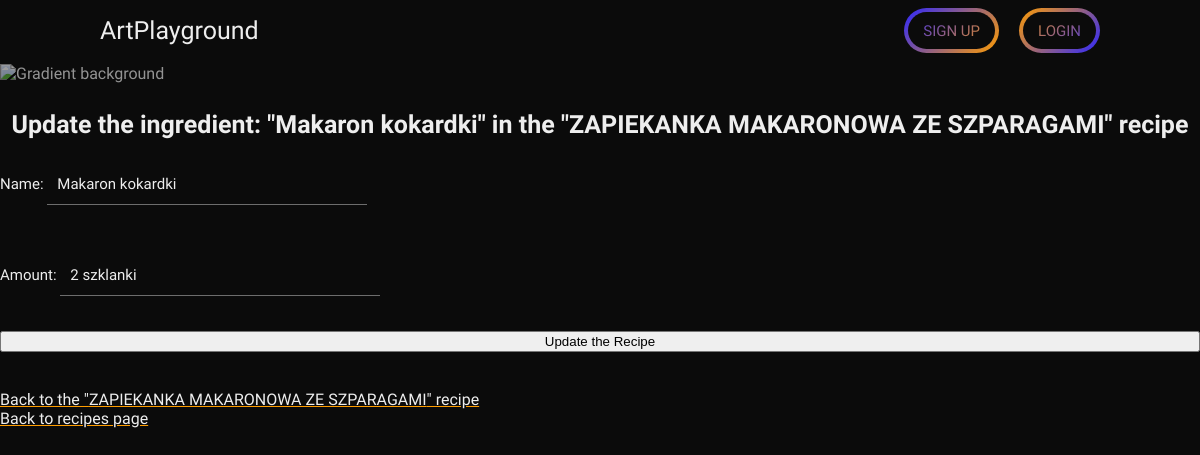
/recipes/update-inredient/42/, run on the app's committed database.
### recipes/models.py (models this page shows, shortened)
class Ingredient(models.Model):
    recipe = models.ForeignKey(Recipe, on_delete=models.CASCADE)
    name = models.CharField(max_length=250)
    amount = models.CharField(max_length=50)

class Recipe(models.Model):
    recipe_author = models.ForeignKey(User, on_delete=models.CASCADE, default=None)
    recipe_name = models.CharField(max_length=250)
    time = models.IntegerField()  # hours - 1,5 should give user 1h30min
    cuisine = models.CharField(choices=CUISINE_COUNTRIES, max_length=50)
    meal_type = models.CharField(choices=MEALS, max_length=50)
    recipe_image = models.ImageField(upload_to="recipes/")

### recipes/views.py (the view)
# urls.py: path('update-inredient/<int:pk>/', IngredientUpdateView.as_view(), name="ingredient_update"),
class IngredientUpdateView(UpdateView):
    model = Ingredient
    fields = [
            "name",
            "amount",
        ]
    success_url = reverse_lazy("success_page")

### recipes/templates/recipes/ingredient_form.html
{% extends 'base_layout.html' %} {% block title %} Update the ingredient: {{ingredient.name}}{%endblock%}
{%block content %}
<h3>Update the ingredient: "{{ingredient.name}}" in the "{{ingredient.recipe.recipe_name}}" recipe</h3>
<form method="post" enctype="multipart/form-data">
  {% csrf_token %} {{ form.as_p }}
  <button type="submit">Update the Recipe</button>
</form>
<br />
<br />
<a href="{% url 'recipe_detail' ingredient.recipe.pk %}">Back to the "{{ingredient.recipe.recipe_name}}" recipe </a><br />
<a href="{% url 'recipes' %}">Back to recipes page</a><br />
{% endblock %}

### static/css/style.css (style rules this page uses)
body { background-color: #0B0B0B; color: #EEE; font-family: "Ubuntu", sans-serif; padding: 0; margin: 0; }
body main > h1, body main > h2, body main > h3, body main > h4 { text-align: center; }
body h1, body h2, body h3, body h4 { text-decoration: none; line-height: 1.25em; margin: 0.35em 0; color: #EEE; }
body h3 { font-size: 25px; }
body span, body p { font-size: 15px; }
body a { line-height: 15px; color: #EEE; text-decoration-color: #ff9d00; }
form { display: grid; grid-template-columns: 1fr; grid-template-rows: auto; row-gap: 20px; }
input, input:active, input:focus, input:focus-visible, input:target, input:-webkit-autofill:focus, input:-webkit-autofill { background-color: #0B0B0B; color: #EEE; border: none; outline: none; border-bottom: 1px solid rgba(255, 255, 255, 0.4); line-height: 40px; font-size: 15px; padding: 0 10px; font-family: "Ubuntu", sans-serif; }
input { min-width: 300px; }
input ::placeholder { font-size: 15px; color: rgba(255, 255, 255, 0.4); }

### data on the page
Ingredient: name "Makaron kokardki", recipe.recipe_name "ZAPIEKANKA MAKARONOWA ZE SZPARAGAMI", amount "2 szklanki"
